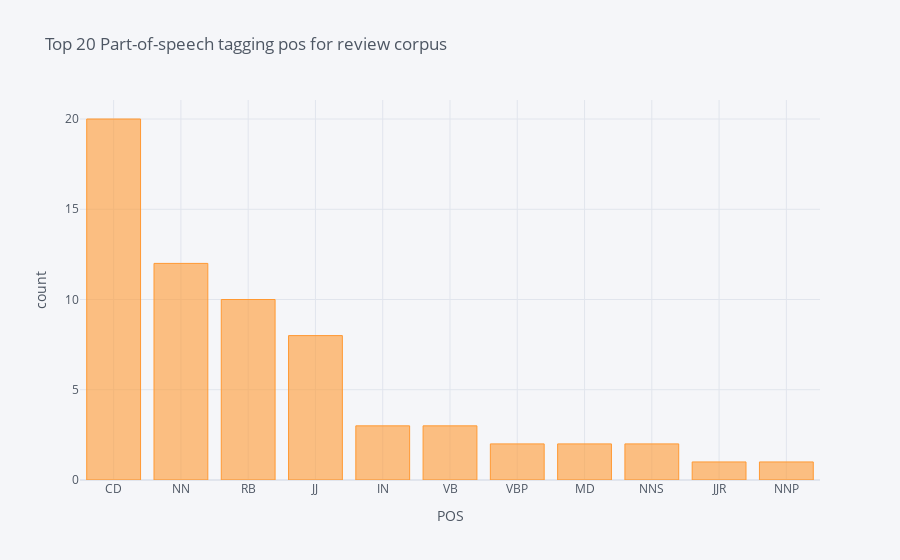
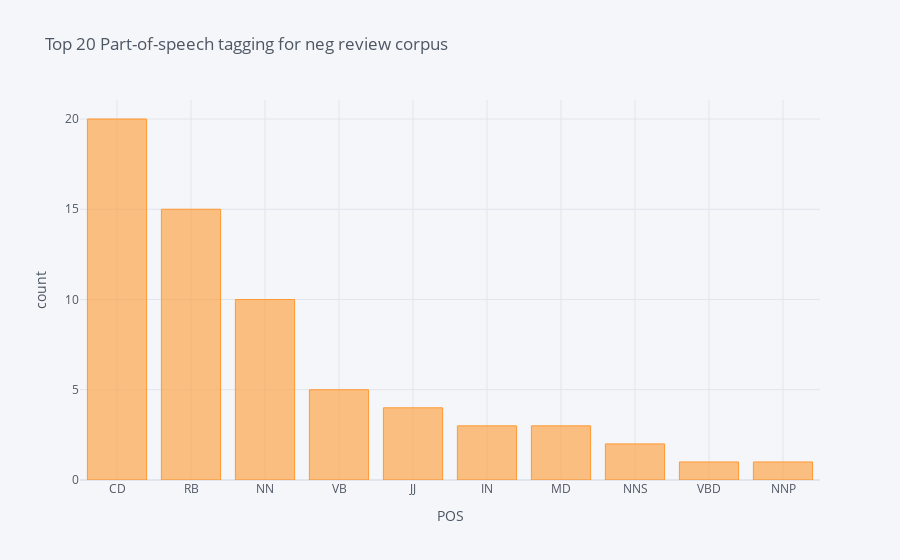

Here is the notebook cell these charts were saved with, in order:
### Code cell
#pos tagging for each of the reviews using 
#the textblob library

#for positive reviews
import nltk
nltk.download('punkt')
nltk.download('averaged_perceptron_tagger')
from textblob import TextBlob
blob = TextBlob(str(df_pos['ReviewText']))
pos_df = pd.DataFrame(blob.tags, columns = ['word' , 'pos'])
pos_df = pos_df.pos.value_counts()[:20]
pos_df.iplot(
    kind='bar',
    xTitle='POS',
    yTitle='count', 
    title='Top 20 Part-of-speech tagging pos for review corpus')

#for negtive reviews
blob = TextBlob(str(df_neg['ReviewText']))
pos_df = pd.DataFrame(blob.tags, columns = ['word' , 'pos'])
pos_df = pos_df.pos.value_counts()[:20]
pos_df.iplot(
    kind='bar',
    xTitle='POS',
    yTitle='count', 
    title='Top 20 Part-of-speech tagging for neg review corpus')

### Figure 1 — Plotly figure (JSON) as saved in the notebook; plotly's stock layout.template omitted (floating-point values rounded to 4 significant figures)
{"data": [{"marker": {"color": "rgba(255, 153, 51, 0.6)", "line": {"color": "rgba(255, 153, 51, 1.0)", "width": 1}}, "name": "pos", "orientation": "v", "text": "", "type": "bar", "x": ["CD", "NN", "RB", "JJ", "IN", "VB", "VBP", "MD", "NNS", "JJR", "NNP"], "y": [20, 12, 10, 8, 3, 3, 2, 2, 2, 1, 1]}], "layout": {"autosize": true, "legend": {"bgcolor": "#F5F6F9", "font": {"color": "#4D5663"}}, "paper_bgcolor": "#F5F6F9", "plot_bgcolor": "#F5F6F9", "title": {"font": {"color": "#4D5663"}, "text": "Top 20 Part-of-speech tagging pos for review corpus"}, "xaxis": {"autorange": true, "gridcolor": "#E1E5ED", "range": [-0.5, 10.5], "showgrid": true, "tickfont": {"color": "#4D5663"}, "title": {"font": {"color": "#4D5663"}, "text": "POS"}, "type": "category", "zerolinecolor": "#E1E5ED"}, "yaxis": {"autorange": true, "gridcolor": "#E1E5ED", "range": [0, 21.05], "showgrid": true, "tickfont": {"color": "#4D5663"}, "title": {"font": {"color": "#4D5663"}, "text": "count"}, "type": "linear", "zerolinecolor": "#E1E5ED"}}}

### Figure 2 — Plotly figure (JSON) as saved in the notebook; plotly's stock layout.template omitted (floating-point values rounded to 4 significant figures)
{"data": [{"marker": {"color": "rgba(255, 153, 51, 0.6)", "line": {"color": "rgba(255, 153, 51, 1.0)", "width": 1}}, "name": "pos", "orientation": "v", "text": "", "type": "bar", "x": ["CD", "RB", "NN", "VB", "JJ", "IN", "MD", "NNS", "VBD", "NNP"], "y": [20, 15, 10, 5, 4, 3, 3, 2, 1, 1]}], "layout": {"autosize": true, "legend": {"bgcolor": "#F5F6F9", "font": {"color": "#4D5663"}}, "paper_bgcolor": "#F5F6F9", "plot_bgcolor": "#F5F6F9", "title": {"font": {"color": "#4D5663"}, "text": "Top 20 Part-of-speech tagging for neg review corpus"}, "xaxis": {"autorange": true, "gridcolor": "#E1E5ED", "range": [-0.5, 9.5], "showgrid": true, "tickfont": {"color": "#4D5663"}, "title": {"font": {"color": "#4D5663"}, "text": "POS"}, "type": "category", "zerolinecolor": "#E1E5ED"}, "yaxis": {"autorange": true, "gridcolor": "#E1E5ED", "range": [0, 21.05], "showgrid": true, "tickfont": {"color": "#4D5663"}, "title": {"font": {"color": "#4D5663"}, "text": "count"}, "type": "linear", "zerolinecolor": "#E1E5ED"}}}
